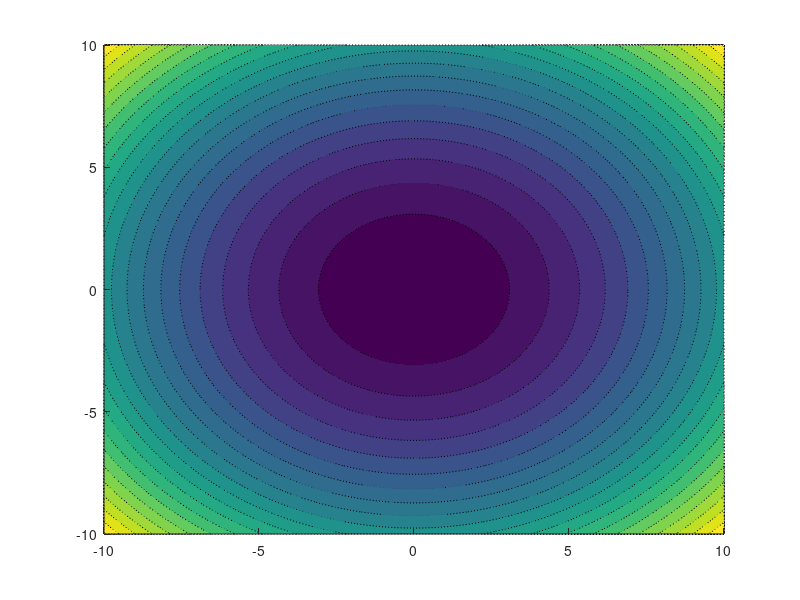

Here is the MATLAB script that generated this plot: (Note: this script raises an error after producing the figure.)
clc;
drawArrow = @(x,y) quiver( x(1),y(1),x(2)-x(1),y(2)-y(1),0);   


% --------------------------- system 1 ----------------------------------
%   x' = xy - y^3 + x^5, x из R,
%   y' = x^2 - y^3, y из R,

v = @(x, y) x.^2 + y.^2;
% v > 0 в области U={(x,y) из R2: |x|, |y| < eps}
% v == 0 на границе области (точка (0,0))
% dv_dt = -2.*((x-y).^2 + y.^2 < 0 в области U
% по теореме Ляпунова НУЛЕВОЕ РЕШЕНИЕ АССИМПТОТИЧЕСКИ УСТОЙЧИВО
t0 = -10;
tf = 10;
n = 20;
tetta = linspace(0, 2*pi, n);
r = 10;
max1 = 10;

figure;
cla;
axis([-max1 max1 -max1 max1]);
hold on;
[X, Y] = meshgrid(-max1:0.1:max1, -max1:0.1:max1);
Z = v(X, Y);
[~,c] = contourf(X, Y, Z, 20, ':');
c.LineWidth = 0.01;
max_val = max(max(max(Z)));
colorbar

% ------------------------ фазовый портрет -------------------------
for i=1:n
    y0 = [r*cos(tetta(i)), r*sin(tetta(i))];
    [t, F] = ode45(@sys1, [t0, tf], y0);
    %plot(F(:, 1), F(:, 2), 'y>-', 'LineSmoothing', 'on');
    col = 0;
    for k=1:2:size(F,1)-1
        if (F(k, 1) < max1 && F(k, 2) < max1)
            col = 5*v(F(k, 1),F(k, 2))/(max_val);
            if col >=1
                col = 1; % чтобы не ругалось на изменение цвета
            end
            a = drawArrow([F(k, 1), F(k+1, 1)], [F(k, 2), F(k+1, 2)]);
            a.Color = [1- col 1 1];
            a.LineWidth = 2;
        end
    end 
end
title('Первая система:x'' = xy - y^3 + x^3, y'' = x^2 - y^3');
legend('траектория системы', 'линии уровня');
hold off

disp("SYSTEM 1 FINISHED");


% --------------------------- system 2 ----------------------------------
%   x' = x^2+2y^3
%   y' = xy^2
v = @(x, y) (x.^2).*y ;
% v > 0 в области U=1-ая четверть
% v == 0 на границе области 
% dv_dt > 0 в области U
% НУЛЕВОЕ РЕШЕНИЕ НЕУСТОЙЧИВО ПО ЛЯПУНОВУ (т.Четаева)
t0 = -10;
tf = 10;
n = 30;
tetta = linspace(0, 2*pi, n);
r = 20;
max1 = 15;

% ------------------------- линии уровня -----------------------------
figure;
cla;
axis([-max1 max1 -max1 max1]);
hold on;
[X, Y] = meshgrid(-max1:0.1:max1, -max1:0.01:max1);
Z = v(X, Y);
[~,c] = contourf(X, Y, Z, 20, ':');
c.LineWidth = 0.01;
max_val = max(max(max(Z)));
title('Вторая система: x'' = x^2+2y^3, y'' = xy^2');

% ------------------------ фазовый портрет -------------------------

for i=1:n
    y0 = [r*cos(tetta(i)), r*sin(tetta(i))];
    [t, F] = ode45(@sys2, [t0, tf], y0);
    col = 0;
    for k=1:2:size(F,1)-1
        if (F(k, 1) < max1 && F(k, 2) < max1)
            col = v(F(k, 1),F(k, 2))/max_val/5;
            if col >=0.5
                col = 0.5;
            end
            if col <=-0.5
                col = -0.5;
            end
            %col
            col = [0.5-col 1 1];
            plot([F(k, 1), F(k+1, 1)], [F(k, 2), F(k+1, 2)], 'Color', col)
            plot (F(k+1, 1), F(k+1, 2), '.', 'Color', col)
        end
    end 
end
legend('траектория системы', 'линии уровня');
hold off

disp("FINISHED");
clear;

% x' = y-x+xy 
% y' = x-y-x^2-y^3
function dxdt = sys1(t, x)
dxdt = [x(2) - x(1) + x(1).*x(2); ...
    x(1) - x(2) - x(1).^2 - x(2).^3];
end

%   x' = x^2+2y^3
%   y' = xy^2
function dxdt = sys2(t, x)
dxdt = [ x(1).^2 + 2.*x(2)^3; ...
    x(1).*x(2).^2];
end
